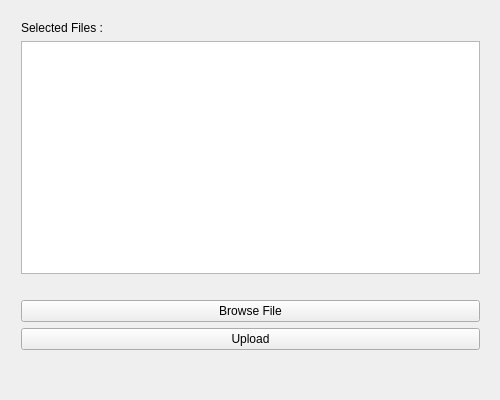
<?xml version="1.0" encoding="UTF-8"?>
<ui version="4.0">
 <class>MainWindow</class>
 <widget class="QMainWindow" name="MainWindow">
  <property name="geometry">
   <rect>
    <x>0</x>
    <y>0</y>
    <width>500</width>
    <height>400</height>
   </rect>
  </property>
  <property name="sizePolicy">
   <sizepolicy hsizetype="Fixed" vsizetype="Fixed">
    <horstretch>0</horstretch>
    <verstretch>0</verstretch>
   </sizepolicy>
  </property>
  <property name="windowTitle">
   <string>File Loader</string>
  </property>
  <widget class="QWidget" name="centralWidget">
   <widget class="QWidget" name="layoutWidget">
    <property name="geometry">
     <rect>
      <x>10</x>
      <y>10</y>
      <width>481</width>
      <height>351</height>
     </rect>
    </property>
    <layout class="QVBoxLayout" name="verticalLayout">
     <item>
      <widget class="QLabel" name="selectedFiles">
       <property name="text">
        <string>Selected Files :</string>
       </property>
      </widget>
     </item>
     <item>
      <widget class="QTextBrowser" name="textBrowser"/>
     </item>
     <item>
      <widget class="QLabel" name="totalFileSize">
       <property name="text">
        <string/>
       </property>
      </widget>
     </item>
     <item>
      <widget class="QPushButton" name="browseButton">
       <property name="text">
        <string>Browse File</string>
       </property>
      </widget>
     </item>
     <item>
      <widget class="QPushButton" name="uploadButton">
       <property name="text">
        <string>Upload</string>
       </property>
      </widget>
     </item>
    </layout>
   </widget>
  </widget>
  <widget class="QMenuBar" name="menuBar">
   <property name="geometry">
    <rect>
     <x>0</x>
     <y>0</y>
     <width>500</width>
     <height>22</height>
    </rect>
   </property>
  </widget>
 </widget>
 <layoutdefault spacing="6" margin="11"/>
 <resources/>
 <connections/>
</ui>
